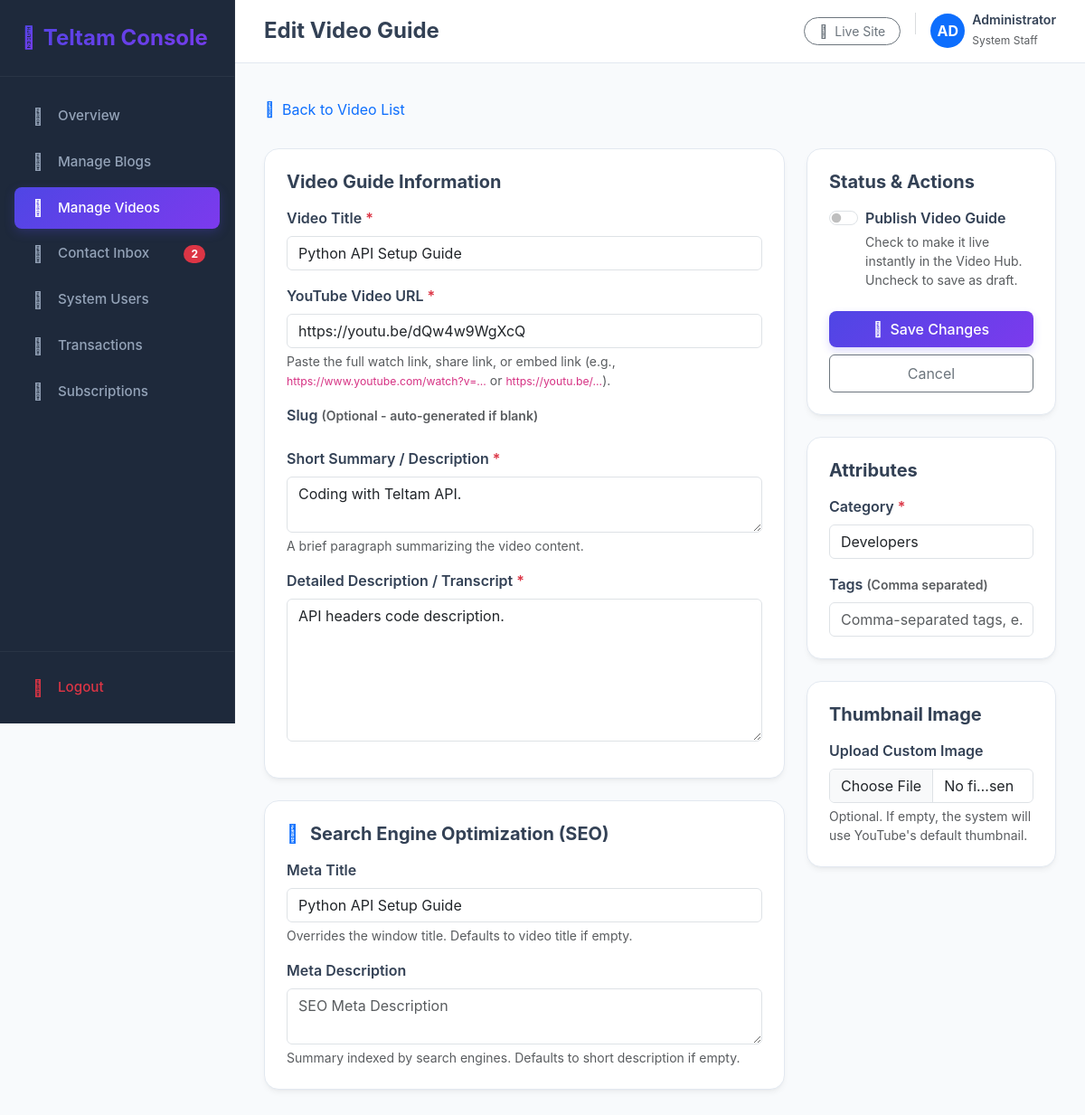
/dashboard/videos/edit/2/ (signed in), run on the app's committed database.
### app/models.py (models this page shows, shortened)
class YoutubeVideo(models.Model):
    title = models.CharField(max_length=255)
    slug = models.SlugField(max_length=255, unique=True, blank=True)
    youtube_video_url = models.URLField(max_length=500)
    youtube_video_id = models.CharField(max_length=50, blank=True)
    thumbnail_image = models.ImageField(upload_to='videos/', blank=True, null=True)
    category = models.CharField(max_length=100)
    short_description = models.TextField()
    full_description = models.TextField()
    tags = models.CharField(max_length=255, blank=True, help_text="Comma-separated tags")
    meta_title = models.CharField(max_length=255, blank=True)
    meta_description = models.TextField(blank=True)
    is_published = models.BooleanField(default=False)
    created_date = models.DateTimeField(auto_now_add=True)
    updated_date = models.DateTimeField(auto_now=True)
    class Meta:
        ordering = ['-created_date']

### app/views.py (the view)
# urls.py: path('dashboard/videos/edit/<int:pk>/', views.dashboard_video_edit, name='dashboard_video_edit'),
@staff_member_required(login_url='dashboard_login')
def dashboard_video_edit(request, pk):
    video = get_object_or_404(YoutubeVideo, pk=pk)
    if request.method == 'POST':
        form = YoutubeVideoForm(request.POST, request.FILES, instance=video)
        if form.is_valid():
            form.save()
            messages.success(request, f"YouTube Video '{video.title}' updated successfully!")
            return redirect('dashboard_video_list')
        else:
            messages.error(request, "Failed to update video details.")
    else:
        form = YoutubeVideoForm(instance=video)
    context = {
        'form': form,
        'action': 'Edit',
        'video': video,
    }
    return render(request, 'dashboard/video_form.html', context)

### app/context_processors.py (called while the page is built)
def dashboard_context(request):
    if request.user.is_authenticated and request.user.is_staff:
        return {
            'global_unread_messages_count': Contact.objects.filter(is_read=False).count()
        }
    return {}

### templates/dashboard/video_form.html (shortened to what this page needs)
{% extends 'dashboard/base.html' %}
{% block header_title %}{{ action }} Video Guide{% endblock %}
{% block nav_videos %}active{% endblock %}
{% block content %}
<div class="row">
    <div class="col-12">
        <a href="{% url 'dashboard_video_list' %}" class="btn btn-link text-slate-600 text-decoration-none ps-0 mb-4">
            <i class="fas fa-arrow-left me-1"></i> Back to Video List
        </a>
    </div>
</div>
<form method="POST" enctype="multipart/form-data" class="needs-validation" novalidate>
    <div class="row g-4">
        <div class="col-lg-8">
            <div class="dashboard-card p-4 mb-4">
                <h5 class="fw-bold mb-3 text-slate-800">Video Guide Information</h5>
                <div class="mb-3">
                    <label for="{{ form.title.id_for_label }}" class="form-label fw-semibold">Video Title <span class="text-danger">*</span></label>
                    {{ form.title }}
                </div>
                <div class="mb-3">
                    <label for="{{ form.youtube_video_url.id_for_label }}" class="form-label fw-semibold">YouTube Video URL <span class="text-danger">*</span></label>
                    {{ form.youtube_video_url }}
                    <div class="form-text">Paste the full watch link, share link, or embed link (e.g., <code>https://www.youtube.com/watch?v=...</code> or <code>https://youtu.be/...</code>).</div>
                </div>
                <div class="mb-3">
                    <label for="{{ form.slug.id_for_label }}" class="form-label fw-semibold">Slug <small class="text-muted">(Optional - auto-generated if blank)</small></label>
                </div>
                <div class="mb-3">
                    <label for="{{ form.short_description.id_for_label }}" class="form-label fw-semibold">Short Summary / Description <span class="text-danger">*</span></label>
                    {{ form.short_description }}
                    <div class="form-text">A brief paragraph summarizing the video content.</div>
                </div>
                <div class="mb-3">
                    <label for="{{ form.full_description.id_for_label }}" class="form-label fw-semibold">Detailed Description / Transcript <span class="text-danger">*</span></label>
                    {{ form.full_description }}
                </div>
            </div>
            <div class="dashboard-card p-4">
                <h5 class="fw-bold mb-3 text-slate-800"><i class="fas fa-search me-2 text-primary"></i> Search Engine Optimization (SEO)</h5>
                <div class="mb-3">
                    <label for="{{ form.meta_title.id_for_label }}" class="form-label fw-semibold">Meta Title</label>
                    {{ form.meta_title }}
                    <div class="form-text">Overrides the window title. Defaults to video title if empty.</div>
                </div>
                <div class="mb-0">
                    <label for="{{ form.meta_description.id_for_label }}" class="form-label fw-semibold">Meta Description</label>
                    {{ form.meta_description }}
                    <div class="form-text">Summary indexed by search engines. Defaults to short description if empty.</div>
                </div>
            </div>
        </div>
        <div class="col-lg-4">
            <div class="dashboard-card p-4 mb-4">
                <h5 class="fw-bold mb-3 text-slate-800">Status &amp; Actions</h5>
                <div class="form-check form-switch mb-4">
                    {{ form.is_published }}
                    <label class="form-check-label fw-semibold" for="{{ form.is_published.id_for_label }}">Publish Video Guide</label>
                    <div class="form-text">Check to make it live instantly in the Video Hub. Uncheck to save as draft.</div>
                </div>
                <div class="d-grid gap-2">
                    <button type="submit" class="btn btn-brand-primary py-2"><i class="fas fa-floppy-disk me-1"></i> Save Changes</button>
                    <a href="{% url 'dashboard_video_list' %}" class="btn btn-outline-secondary py-2">Cancel</a>
                </div>
            </div>
            <div class="dashboard-card p-4 mb-4">
                <h5 class="fw-bold mb-3 text-slate-800">Attributes</h5>
                <div class="mb-3">
                    <label for="{{ form.category.id_for_label }}" class="form-label fw-semibold">Category <span class="text-danger">*</span></label>
                    {{ form.category }}
                </div>
                <div class="mb-0">
                    <label for="{{ form.tags.id_for_label }}" class="form-label fw-semibold">Tags <small class="text-muted">(Comma separated)</small></label>
                    {{ form.tags }}
                </div>
            </div>
            <div class="dashboard-card p-4">
                <h5 class="fw-bold mb-3 text-slate-800">Thumbnail Image</h5>
                <div class="mb-0">
                    <label for="{{ form.thumbnail_image.id_for_label }}" class="form-label fw-semibold">Upload Custom Image</label>
                    {{ form.thumbnail_image }}
                    <div class="form-text">Optional. If empty, the system will use YouTube's default thumbnail.</div>
                </div>
            </div>
        </div>
    </div>
</form>
{% endblock %}

### templates/dashboard/base.html (shortened to what this page needs)
{% load static %}
<!DOCTYPE html>
<html lang="en">
<head>
    <link href="https://cdn.jsdelivr.net/npm/bootstrap@5.3.2/dist/css/bootstrap.min.css" rel="stylesheet">
    <link href="https://cdnjs.cloudflare.com/ajax/libs/font-awesome/6.4.2/css/all.min.css" rel="stylesheet">
</head>
<body>
    <div class="sidebar" id="sidebar">
        <div>
            <div class="sidebar-brand d-flex align-items-center gap-2">
                <i class="fas fa-brain fs-4 text-primary" style="background: var(--brand-gradient); -webkit-background-clip: text; -webkit-text-fill-color: transparent;"></i>
                <span class="fw-bold fs-4 text-white">Teltam Console</span>
            </div>
            <ul class="sidebar-menu">
                <li class="sidebar-item {% block nav_home %}{% endblock %}">
                    <a href="{% url 'dashboard_home' %}" class="sidebar-link">
                        <i class="fas fa-chart-line"></i>
                        <span>Overview</span>
                    </a>
                </li>
                <li class="sidebar-item {% block nav_blogs %}{% endblock %}">
                    <a href="{% url 'dashboard_blog_list' %}" class="sidebar-link">
                        <i class="fas fa-blog"></i>
                        <span>Manage Blogs</span>
                    </a>
                </li>
                <li class="sidebar-item {% block nav_videos %}{% endblock %}">
                    <a href="{% url 'dashboard_video_list' %}" class="sidebar-link">
                        <i class="fab fa-youtube"></i>
                        <span>Manage Videos</span>
                    </a>
                </li>
                <li class="sidebar-item {% block nav_contacts %}{% endblock %}">
                    <a href="{% url 'dashboard_contact_list' %}" class="sidebar-link d-flex align-items-center justify-content-between">
                        <div class="d-flex align-items-center">
                            <i class="fas fa-envelope-open-text"></i>
                            <span>Contact Inbox</span>
                        </div>
                        {% if global_unread_messages_count > 0 %}
                            <span class="badge bg-danger rounded-pill px-2 py-1" style="font-size: 0.75rem;">{{ global_unread_messages_count }}</span>
                        {% endif %}
                    </a>
                </li>
                <li class="sidebar-item {% block nav_users %}{% endblock %}">
                    <a href="{% url 'dashboard_user_list' %}" class="sidebar-link">
                        <i class="fas fa-users-cog"></i>
                        <span>System Users</span>
                    </a>
                </li>
                <li class="sidebar-item {% block nav_payments %}{% endblock %}">
                    <a href="{% url 'dashboard_payment_list' %}" class="sidebar-link">
                        <i class="fas fa-credit-card"></i>
                        <span>Transactions</span>
                    </a>
                </li>
                <li class="sidebar-item {% block nav_subscriptions %}{% endblock %}">
                    <a href="{% url 'dashboard_subscription_list' %}" class="sidebar-link">
                        <i class="fas fa-id-badge"></i>
                        <span>Subscriptions</span>
                    </a>
                </li>
            </ul>
        </div>
        <div class="sidebar-footer">
            <a href="{% url 'dashboard_logout' %}" class="sidebar-link text-danger">
                <i class="fas fa-sign-out-alt"></i>
                <span>Logout</span>
            </a>
        </div>
    </div>
    <div class="content-wrapper">
        <header class="topbar">
            <div class="d-flex align-items-center gap-3">
                <h4 class="mb-0 fw-bold text-slate-800">{% block header_title %}Overview{% endblock %}</h4>
            </div>
            <div class="d-flex align-items-center gap-3">
                <a href="{% url 'home' %}" target="_blank" class="btn btn-sm btn-outline-secondary rounded-pill px-3">
                    <i class="fas fa-external-link-alt me-1"></i> Live Site
                </a>
                <div class="d-flex align-items-center gap-2">
                    <div class="rounded-circle bg-primary text-white d-flex align-items-center justify-content-center fw-bold" style="width: 38px; height: 38px;">
                        {{ request.user.first_name|slice:":2"|upper|default:"AD" }}
                    </div>
                    <div class="d-none d-md-block">
                        <h6 class="mb-0 fw-semibold" style="font-size: 0.88rem;">{{ request.user.first_name|default:request.user.username }}</h6>
                        <span class="text-muted" style="font-size: 0.75rem;">System Staff</span>
                    </div>
                </div>
            </div>
        </header>
        <main class="main-content">
            {% include 'sweetalert_messages.html' %}
            <div class="animate-fade-in">
                {% block content %}{% endblock %}
            </div>
        </main>
    </div>
</body>
</html>

### templates/dashboard/base.html (style rules this page uses)
:root { --sidebar-width: 260px; --brand-gradient: linear-gradient(135deg, #4f46e5 0%, #7c3aed 100%); --brand-primary: #4f46e5; --brand-secondary: #7c3aed; --dark-bg: #0f172a; --dark-sidebar-bg: #1e293b; --light-bg: #f8fafc; --border-color: #e2e8f0; --text-main: #334155; --text-muted: #64748b; }
*, body, button, input, select, textarea { font-family: 'Zoho Puvi', -apple-system, BlinkMacSystemFont, "Segoe UI", Roboto, sans-serif !important; }
body { font-family: 'Zoho Puvi', -apple-system, BlinkMacSystemFont, "Segoe UI", Roboto, sans-serif !important; background-color: var(--light-bg); color: var(--text-main); overflow-x: hidden; }
h1, h2, h3, h4, h5, h6, .display-font { font-family: 'Zoho Puvi', -apple-system, BlinkMacSystemFont, "Segoe UI", Roboto, sans-serif !important; }
.sidebar { width: var(--sidebar-width); height: 100vh; position: fixed; top: 0; left: 0; background-color: var(--dark-sidebar-bg); z-index: 100; transition: all 0.3s cubic-bezier(0.4, 0, 0.2, 1); border-right: 1px solid rgba(255, 255, 255, 0.05); display: flex; flex-direction: column; justify-content: space-between; }
.sidebar-brand { padding: 1.5rem; border-bottom: 1px solid rgba(255, 255, 255, 0.05); background: var(--brand-gradient); -webkit-background-clip: text; -webkit-text-fill-color: transparent; }
.sidebar-menu { list-style: none; padding: 1rem 0; margin: 0; flex-grow: 1; overflow-y: auto; }
.sidebar-item { margin: 0.25rem 1rem; }
.sidebar-link { display: flex; align-items: center; padding: 0.75rem 1rem; color: #94a3b8; text-decoration: none; border-radius: 8px; font-weight: 500; font-size: 0.95rem; transition: all 0.2s ease; }
.sidebar-link i { margin-right: 0.75rem; font-size: 1.1rem; width: 20px; text-align: center; transition: transform 0.2s ease; }
.sidebar-item.active .sidebar-link { color: #ffffff; background: var(--brand-gradient); box-shadow: 0 4px 12px rgba(79, 70, 229, 0.25); }
.sidebar-footer { padding: 1rem; border-top: 1px solid rgba(255, 255, 255, 0.05); }
.content-wrapper { margin-left: var(--sidebar-width); min-height: 100vh; transition: all 0.3s cubic-bezier(0.4, 0, 0.2, 1); display: flex; flex-direction: column; }
.topbar { height: 70px; background-color: #ffffff; border-bottom: 1px solid var(--border-color); display: flex; align-items: center; justify-content: space-between; padding: 0 2rem; position: sticky; top: 0; z-index: 90; }
.main-content { padding: 2rem; flex-grow: 1; }
.dashboard-card { background: #ffffff; border: 1px solid var(--border-color); border-radius: 16px; box-shadow: 0 4px 6px -1px rgba(0, 0, 0, 0.05), 0 2px 4px -2px rgba(0, 0, 0, 0.05); transition: all 0.3s cubic-bezier(0.4, 0, 0.2, 1); overflow: hidden; }
.btn-brand-primary { background: var(--brand-gradient); color: #ffffff; border: none; font-weight: 500; padding: 0.5rem 1.25rem; border-radius: 8px; box-shadow: 0 4px 10px rgba(79, 70, 229, 0.2); transition: all 0.2s ease; }
.animate-fade-in { animation: fadeIn 0.4s ease-out forwards; }

### templates/sweetalert_messages.html (style rules this page uses)
:root { --toast-success-gradient: linear-gradient(135deg, #34d399 0%, #10b981 100%); --toast-error-gradient: linear-gradient(135deg, #f87171 0%, #ef4444 100%); --toast-warning-gradient: linear-gradient(135deg, #fbbf24 0%, #f59e0b 100%); --toast-info-gradient: linear-gradient(135deg, #60a5fa 0%, #3b82f6 100%); --toast-accent-color: #4f46e5; }

### data on the page
YoutubeVideo: title "Python API Setup Guide", youtube_video_url "https://youtu.be/dQw4w9WgXcQ", short_description "Coding with Teltam API.", full_description "API headers code description.", meta_title "Python API Setup Guide", category "Developers"

### other printed values
{{ global_unread_messages_count }} "2"
{{ action }} "Edit"
{{ request.user.first_name|slice:":2"|upper|default:"AD" }} "AD"
{{ request.user.first_name|default:request.user.username }} "Administrator"
